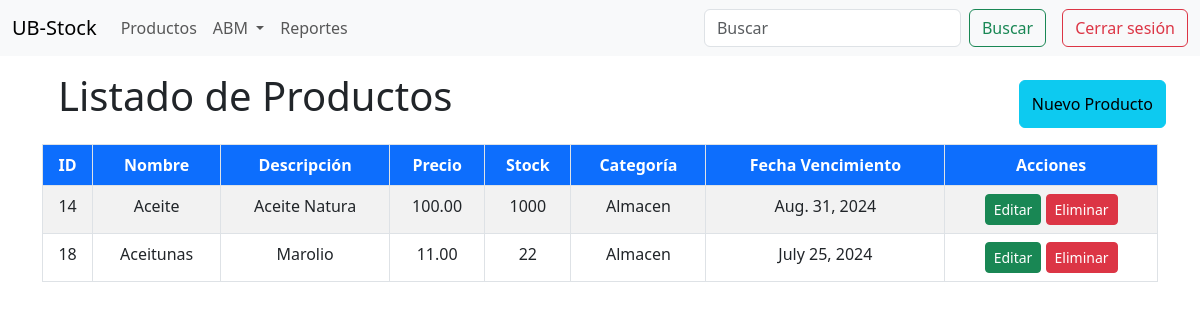
/productos/categoria/2/ (signed in), run on the app's committed database.
### inventario/models.py (models this page shows, shortened)
class Producto(models.Model):
    nombre = models.CharField(max_length=255)
    descripcion = models.TextField()
    precio = models.DecimalField(max_digits=10, decimal_places=2)
    stock = models.IntegerField()
    fecha_vencimiento = models.DateField(null=True, blank=True)
    categoria = models.ForeignKey(Categoria,null=True, on_delete=models.CASCADE)

class Categoria(models.Model):
    nombre = models.CharField(max_length=255)
    descripcion = models.CharField(max_length=255)

### inventario/views.py (the view)
# urls.py: path('categoria/<int:id>/', views.detalle_categoria, name='detalle_categoria'),  # Detalle de categoría
@login_required
def detalle_categoria(request, id):
    productos = Producto.objects.filter(categoria__id=id)
    return render(request, 'productos.html', {'productos': productos})

### inventario/templates/productos.html (shortened to what this page needs)
{% extends 'base.html' %}
{% block content %}
<div class="container">
    <div class="col-12 m-3">
        <div class="row">
            <div class="col-10">
                <h1>Listado de Productos</h1>
            </div>
            <div class="col-2 mt-2 d-flex justify-content-end">
                <button class="btn btn-info me-2" data-bs-toggle="modal" data-bs-target="#crearModal">Nuevo Producto</button>
            </div>
        </div>
    </div>
    <table class="table table-bordered table-striped text-center">
        <thead>
            <tr>
                <th class="bg-primary text-white">ID</th>
                <th class="bg-primary text-white">Nombre</th>
                <th class="bg-primary text-white">Descripción</th>
                <th class="bg-primary text-white">Precio</th>
                <th class="bg-primary text-white">Stock</th>
                <th class="bg-primary text-white">Categoría</th>
                <th class="bg-primary text-white">Fecha Vencimiento</th>
                <th class="bg-primary text-white">Acciones</th>
            </tr>
        </thead>
        <tbody>
            {% for producto in productos %}
                <tr>
                    <td>{{ producto.id }}</td>
                    <td>{{ producto.nombre }}</td>
                    <td>{{ producto.descripcion }}</td>
                    <td>{{ producto.precio }}</td>
                    <td>{{ producto.stock }}</td>
                    <td>{{ producto.categoria.nombre }}</td>
                    <td>{{ producto.fecha_vencimiento }}</td>
                    <td>
                        <button class="btn btn-success btn-sm" data-bs-toggle="modal" data-bs-target="#actualizarModal{{ producto.id }}">Editar</button>
                        <button class="btn btn-danger btn-sm" data-bs-toggle="modal" data-bs-target="#eliminarModal{{ producto.id }}">Eliminar</button>
                    </td>
                </tr>
            {% endfor %}
        </tbody>
    </table>
</div>
{% endblock %}

### data on the page
Producto: id "14", nombre "Aceite", descripcion "Aceite Natura", precio "100.00", stock "1000", categoria.nombre "Almacen", fecha_vencimiento "Aug. 31, 2024"
Producto: id "18", nombre "Aceitunas", descripcion "Marolio", precio "11.00", stock "22", categoria.nombre "Almacen", fecha_vencimiento "July 25, 2024"
